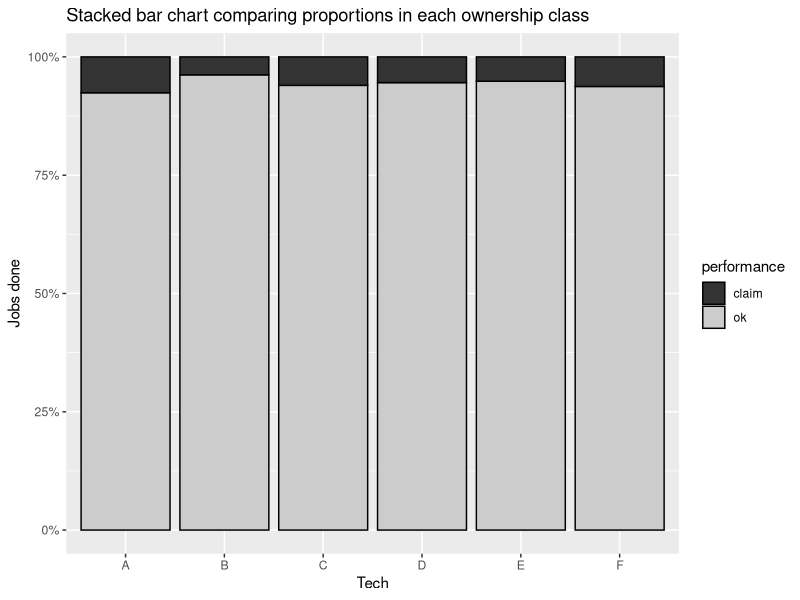
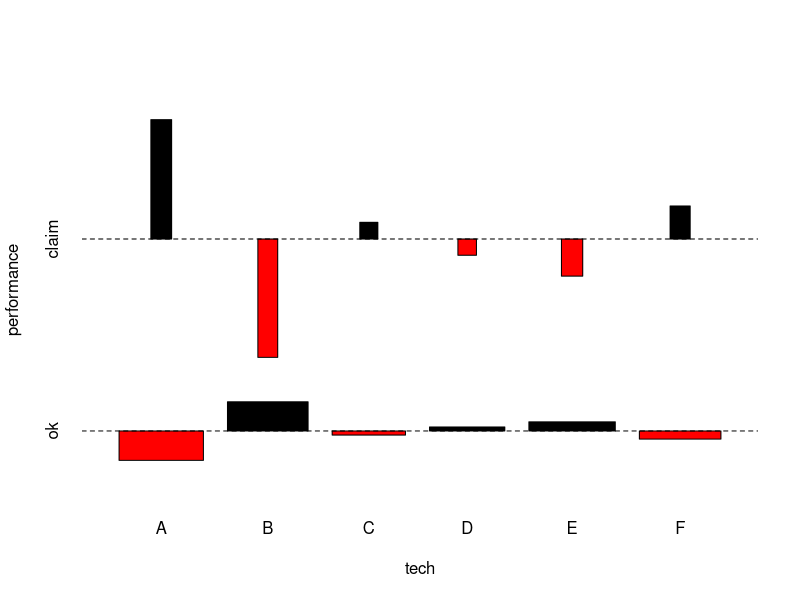
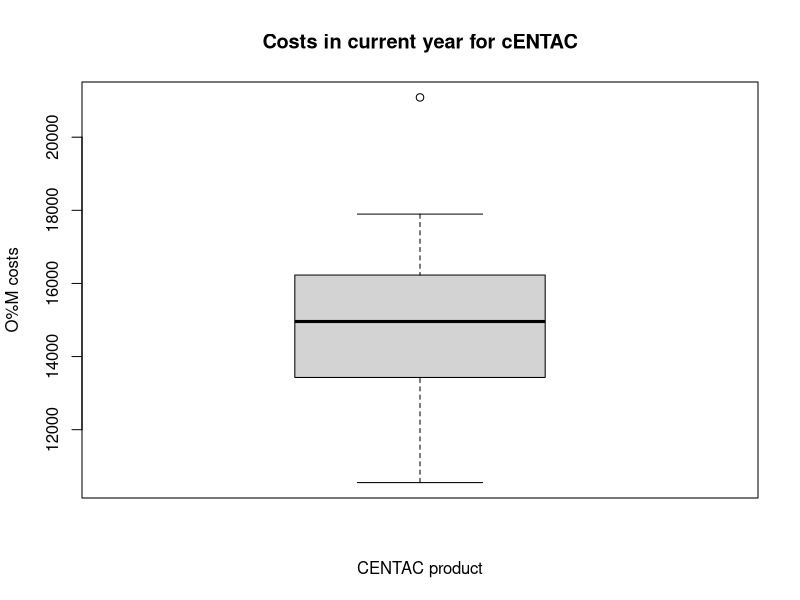
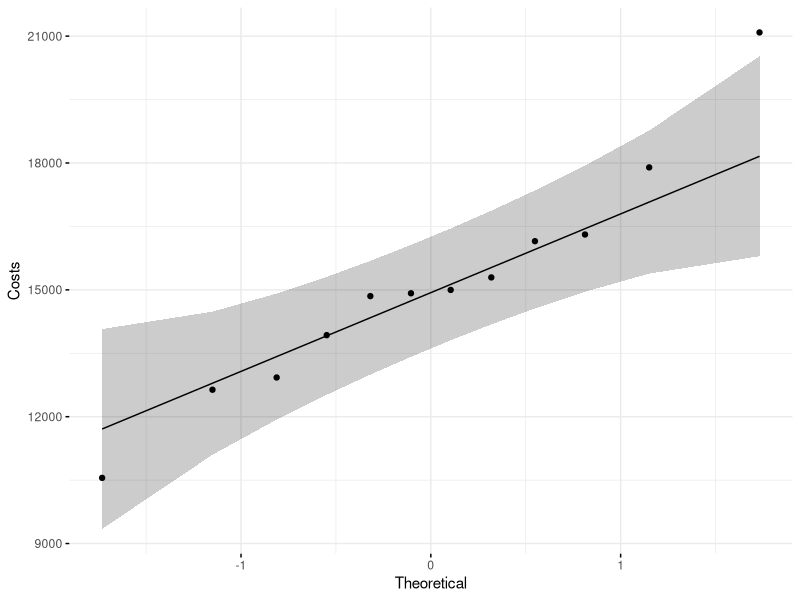
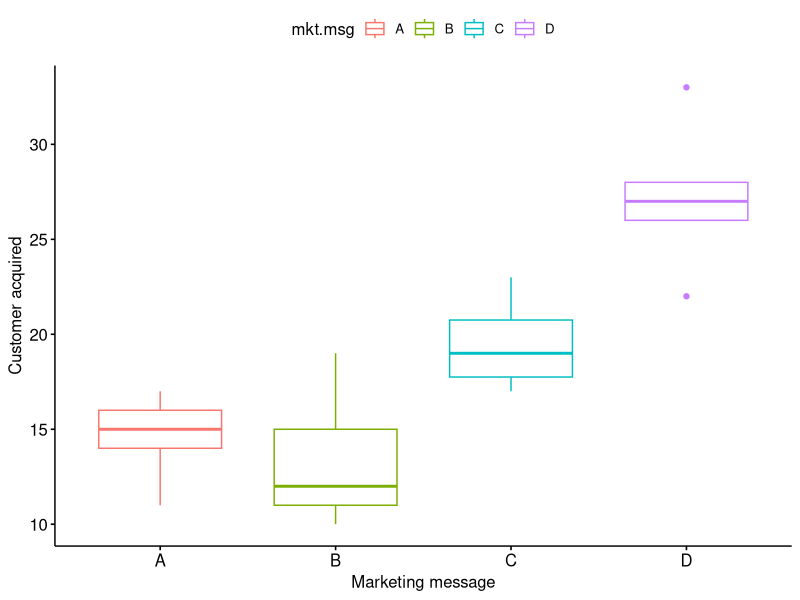

The R script that drew these images, in order:
#***MAKING SOUND DECISION***

library(ggplot2)
rm(list=ls())
######1-Proportion Hypothesis Testing #########
#######One sample proportion ########
#DESCRIPTION
#Company says that its supplier operates at 97% SLA. 
#A sample of 200 invoices is reviewed and 197 (98.5%) are found to be defect free
#Does the supplier operate at 97% or higher rate?
#
## H0: The null hypothesis is that the supplier operates at less than 97%. 
## A:  The alternative is that this proportion is greater than 97%
## Data: 200 trials, 197 sucesses, probability of sucess
##  Parameter: It's two-sided, either greater or less
##  Cof.level is the confidence level
res<-prop.test(x = 197, n = 200, p = 0.97, alternative = "greater", conf.level=0.95)

res$p.value
res$conf.int  #Confidence interval for the true proportion

#The p-value of the test is 0.15, which is more than the significance level 
#alpha= 0.05 (thus test is not significant, so we cannot discard the NULL hypothesis)
#We fail to discard the H0, so migh tbe valid that supplier operates at less than 97%. 

#######Two sample proportion ########
#DESCRIPTION
#Two call centers (East, West) have been measured. Do they have equal performance?
#Is performance related to or independent of location of call center?
#Centro A: 1435 llamadas ok sobre 1536
#Centro B: 1472 llamadas ok sobre 1636
## H0: The null hypothesis is that performance is the same. 
## A:  The alternative is that this proportion are different
##  Data: sucessfull calls, total calls
##  Parameter: It's two-sided, either igual or different
##  Cof.level is the confidence level

cc.ok <- c(1435,1472)
cc.total<- c(1536,1636)
res<- prop.test(x=cc.ok,n=cc.total, correct=FALSE, alternative = "two.sided" )
res

#Due to the fact that p<0.05, if H_0 was true, it would be very unusual (0%) 
#to see a difference in two samples far from 0.0344 due to sampling variation. 
#Thus, we have sufficient evidence to conclude that H0 can be discarded 
#and therefore the performance of the two call centers are different.


#######Multiple sample proportion(one way) ########
#DESCRIPTION
#Data presentred in the form proportions + observations
#When launching a new product into one market, four main sources of 
#acquisition of new customers were identified (expected column, as 
#proportions). After several improvements were done, we wanted to know 
#whether something had changed (observed, raw numbers):
## H0: The observed and expected is the same
## HA: There's some difference between observed and expected
# Data:The expected performance is 0.72/0.07/0.12/0.09 through 
#       the different acquisition channels Paid/Referral/Organic/Upgrade  
#       The observed performance is the following 205/26/25/29
# We wanted to reduce dependency on Paid after the improvement
observ <- c(180, 26, 25,29)

observ[1] /sum(observ) #This data may suggest that Paid has been reduced(69%).

#However
res <- chisq.test(observ, p = c(0.72,0.07,0.12,0.09))
res
#We can conclude that the observed proportions are not significantly 
#different from the expected proportions.
#We cannot discard H0 because p>0,05, so we donât see a significant
#difference in the observed NCA compared to the expected values
#(before improvement).

#How should the observations be to match the expected?
res$expected


#######Multiple sample proportion(two way) ########
#DESCRIPTION
#Data presentred in the form of not defective and defective
#Six techs (A, B, C,â¦) have been measured for the same period of time. 
#Do they have equal performance regarding claims by customer?
## H0: The observed performance(claims,jobs done ok) is independent of technician
## HA: Performances are different, so depend on technician
# Data: Number of claims by customer and jobs done have been recorded

claims <- c(35, 16, 21,20,25,27)
jobs <- c(427,406,328,348,460,405)
tech <- c("A","B","C","D","E","F")
data <- as.data.frame(rbind(cbind(tech,jobs,v3=c("ok")), 
                      cbind(tech,claims,v3=c("claim"))),
                      stringsAsFactors=FALSE)
data$tech<-as.factor(data$tech)
data$jobs <-as.integer(data$jobs)
names(data)[3] <- "performance"
data$performance <- as.factor(data$performance)

#Seeing this % grap, we may conclude that performance is not the same
ggplot(data=data, aes(x=tech, y=jobs, fill=performance ))+
  geom_col(position="fill" ,color="black")+
  ggtitle("Stacked bar chart comparing proportions in each ownership class") +
  xlab("Tech")+ylab("Jobs done")+
  scale_fill_grey()+
  scale_y_continuous(labels = scales::percent)

#Let's calculate the contingency table, to provide number to the grap below
table.aux <- xtabs(jobs ~ tech + performance , data=data)
table.aux
prop.table(table.aux,margin=1)

perf.test<-chisq.test(table.aux)
perf.test
perf.test$observed
perf.test$expected
perf.test$residuals

#The p-value is 0.63 which is very large. Hence we conclude that there is 
#no evidence of a difference in the proportion of performance amongst the 
#technicians A-F, or that there is no evidence against performance
#being independent of technician.

assocplot(table.aux)

#######2-Mean Hypothesis Testing ########
#######One sample mean t-test ########
#DESCRIPTION(Ï not known): 
#Complains that O&M costs are increasing are around. 
#During 2016, the overall repair cost per repaired machine
#(CENTAC C1000) was 13,456â¬. During 2017 the following 12 
#data-points for same machines were provided for all 
#the machines repaired by OEM. 
#Can we confirm whether the O&M cost was higher for 2017?
## H0: mu = 13,456
## HA: mu > 13,456
# Data: Number of O&M costs recorded in current year
#
costs <- c(15294,14919,16309,10553,14998,13929,14852,
           21088,16151,12927,17896,12638) 

boxplot(costs,main="Costs in current year for cENTAC",
        xlab="CENTAC product", ylab="O%M costs")
#Low volume sample, we check normality
#Option 1 - visual inspection
library("ggpubr")
ggqqplot(costs, ylab = "Costs",
         ggtheme = theme_minimal())
#Option 2 - Shapiro Test
shapiro.test(costs) #Ho is assumption of normality
###All good

t.test(x=costs, mu = 13456, 
       alternative = "greater", conf.level=0.95)        

#With P=0,027 < 0,05 we reject Ho, so the cost of repair has 
#significantly increased from one year to the next one. 
#However, taking into account the inflation effect, we would need to add a 
#3% to the 2016 cost, raising to 14,128, 
#therefore concluding that there is no evidence with the supplied data 
#that it O&M cost has not been increased.



#######Two sample mean t-test (unequal variances) ########
#DESCRIPTION
#Comparing two means, which are continuous variables
#Quality of an outsourced activity has decreased, so before in-sourcing an additional 25% overcost compared 
#to the 3rd party, we would want to know whether there's a difference higher than 445Ã¢ÂÂ¬
#in performance of CG collection. H0= m1-m2 = 445 
#Provider:53 transactions have been collected for CG, with a mean of 989 and StDev 167
#Internal:45 transactions have been collected for Zurich, with a mean of 1,501 and StDev 287
#Initial analysis suggests that there's a difference of 320, meaning that we could 
#in-source the activity
CG <- c(1451,1200,1500,1300,1300,1600,1100,1200,1400,1345,1389,1200,1100,
        1600,1501,1700,1678,1896,1200,1200,1200,1200,1400,1500,1700,1800,
        1900,1200,1100,1900,1345,1234,1287,1267,1967,1954,1964,1867,1834,
        1923,1976,1834,1451,1451,1451)

zurich<- c(985,1100,900,800,800,1200,1190,1178,1287,1176,854,867,897,854,843,
           831,845,901,923,956,976,1000,1190,1176,1123,1156,1176,1189,1198,
           1234,1267,1289,1298,1209,856,878,865,854,834,834,789,798,765,
           801,804,805,967,999,976,954,954,934,902)

length(CG)
mean(CG)
sd(CG)
length(zurich)
mean(zurich)
sd(zurich)

#Run test saying that std are different, and running the test with a difference of 445
## H0: The null hypothesis is that the difference is less than 445
## A:  The alternative is that the difference is greater than 445
## Data: two different data sets, unbalanced
##  Parameter: It's two-sided, either greater or less
##  var.equal: We treated the variances as being unequal, so FALSE, therefore 
# the unpooled t-test(Welch t-test) in being done
dif <- 445
res<-t.test(x = CG, y=zurich, mu=dif, var.equal = FALSE, alternative = "greater", conf.level=0.95)
res
res$p.value
res$conf.int

#The p-value of the test is 0.086, which is more than the significance level 
#alpha= 0.05 (test is not significant, so the NULL hipothesis is retained - difference might be less than 445)
#We can conclude that there is NOT significant data that proves that there's a difference in costs(445) 
#So, we shouldn't in-source the activity with the data we have.
#Note: Welch Test does not assume homogeneity of variance (they are not equal)

#######Paired observations t-test ########
#Data is often correlated, so they are paired and are dependent measurements.

#######3-Multiple sample mean ANOVA ########
###########One factor, 2 or more levels#########
#Here we measure the variance in-between vs variance within . F close to 1 means
#both variances are similar, F larger means both variances are different. 
#Equal variances is assumed
#Four different marketing messages were tested across several 
#randomized customers clusters (C1,â¦,C5) and the result measured 
#as number of customers acquiring the service is as follows:
#
#Marketing message	C1	C2	C3	C4	C5
#     A             11	17	16	14	15
#     B             12	10	15	19	11
#     C             23	20	18	17	NA
#     D             27	33	22	26	28

#We have one factor (content of marketing message) and 4 levels
#(different contents). The result is the number of new acquired 
#customers. The customers clusters could be used as another factor, 
#but here itâs intended to be used as randomized but similar groups.
#We want to know whether thereâs any difference on the marketing message, 
#having a more positive impact on the customer base.

#H0	Âµ_A = Âµ_B=   Âµ_C= Âµ_D
#HA	Average scores varies by country/team

NCA.a <- c(11,17,16,14,15)
NCA.b <- c(12,10,15,19,11)
NCA.c <- c(23,20,18,17,NA)
NCA.d <- c(27,33,22,26,28)
data <- as.data.frame(rbind(cbind(NCA.a,v3=c("A")), 
                            cbind(NCA.b,v3=c("B")),
                            cbind(NCA.c,v3=c("C")),
                            cbind(NCA.d,v3=c("D"))
                            ),stringsAsFactors=FALSE)
names(data)[1] <- "NCA"
names(data)[2] <- "mkt.msg"
data$mkt.msg<-as.factor(data$mkt.msg)
data$NCA <-as.integer(data$NCA)


ggboxplot(data, x = "mkt.msg", y = "NCA", 
          color = "mkt.msg", 
          xlab = "Marketing message", ylab = "Customer acquired")

res.aov <- aov(NCA ~ mkt.msg, data = data)
summary(res.aov)
#conclude that the null hypothesis is null, with significant 
#variations between the means across the different marketing messages.




###########Two factors,and  or more levels#########
#2-way ANOVA
#Equal variances is assumed
